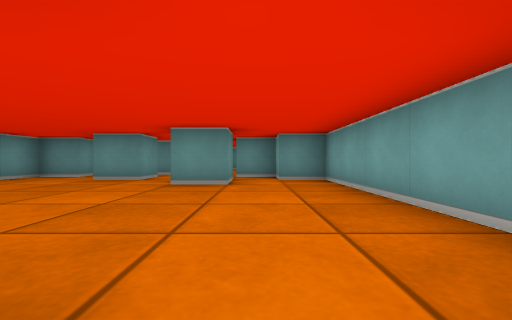
View 1 (above)

21 first-person views from a walk through a cub3D ray-caster map. The camera is about half as high as the walls, looks level and sees 90° across. The floor is counted in squares. Each view is taken from the middle of a square. On the plan, view 1 faces up. The plan holds only what a view shows up to about 9 squares ahead; the rest is blank.

View 2
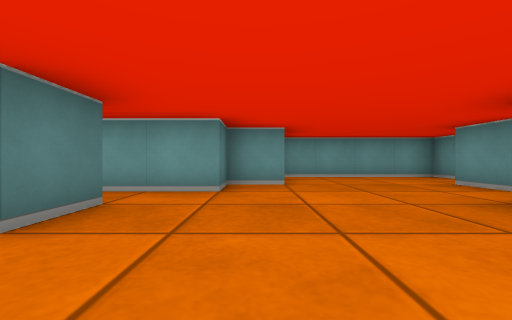

View 3
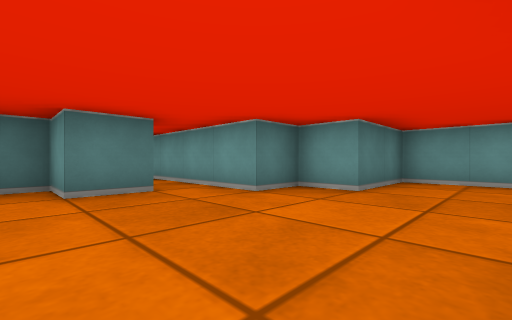

View 4
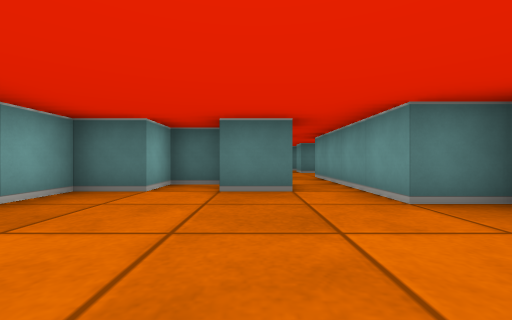

View 5
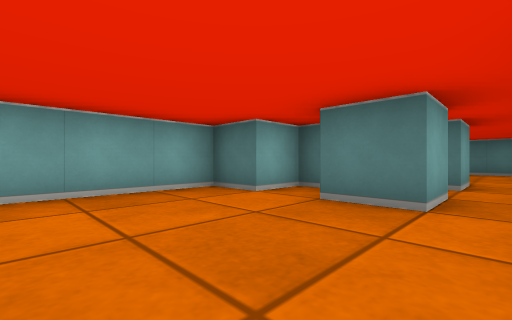

View 6
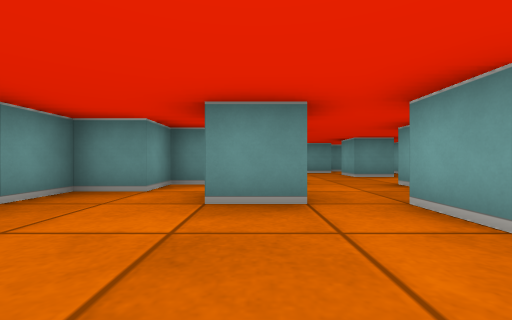

View 7
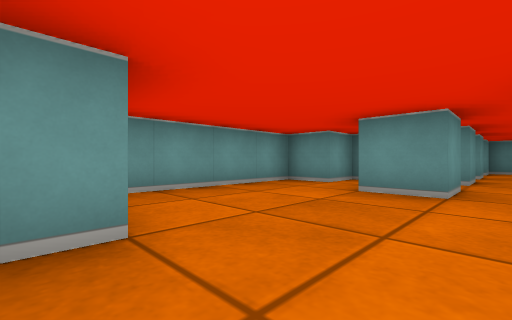

View 8
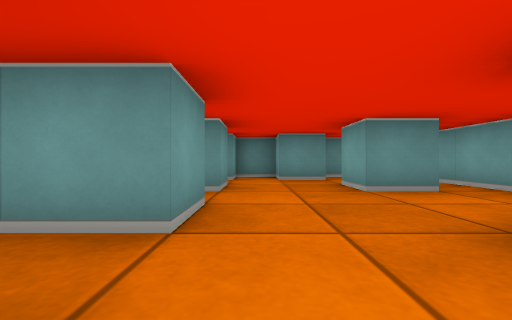

View 9
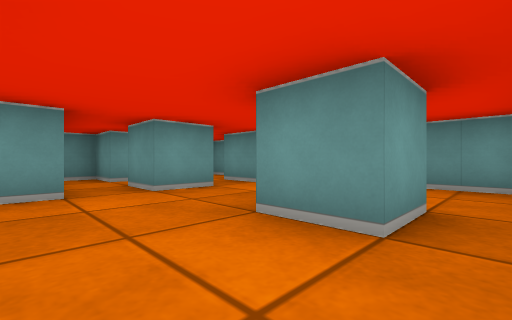

View 10
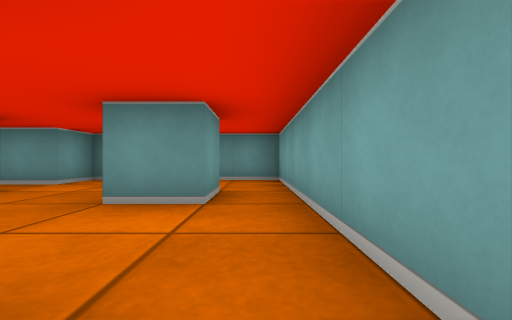

View 11
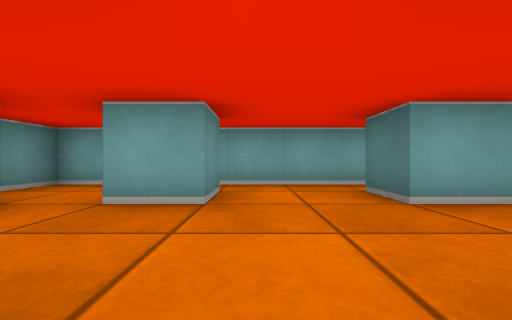

View 12
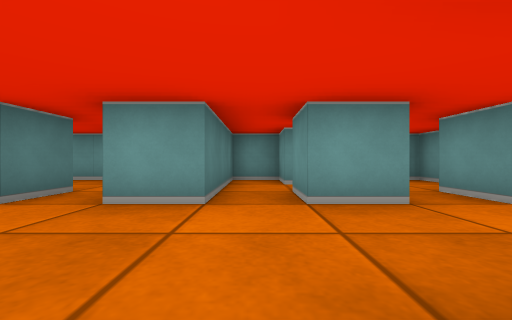

View 13
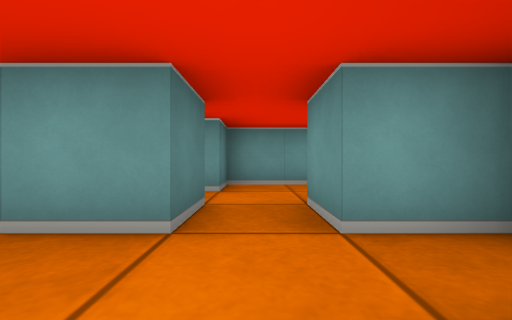

View 14
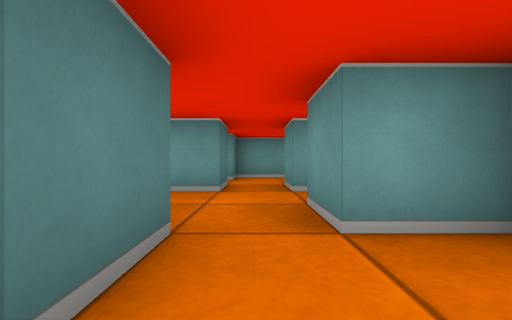

View 15
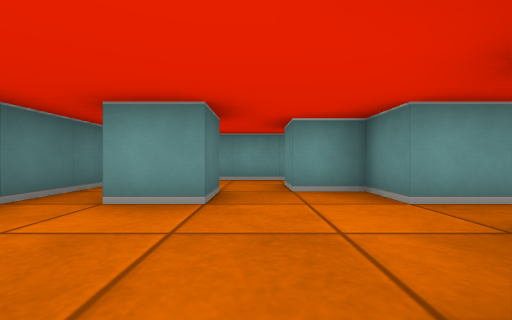

View 16
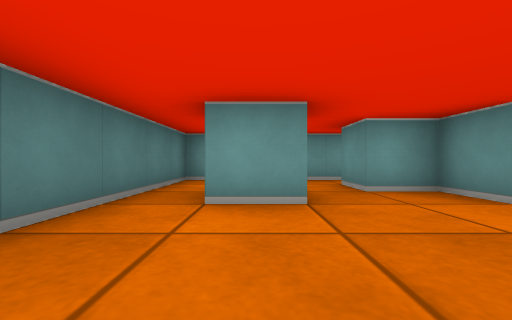

View 17
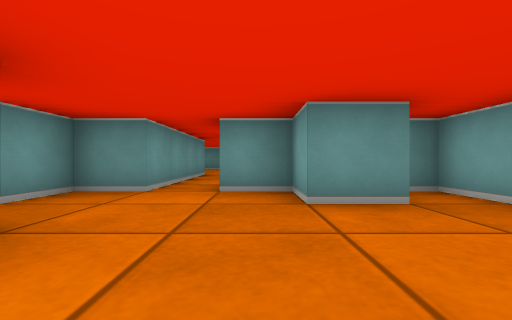

View 18
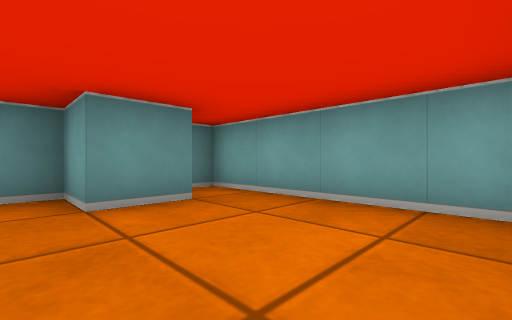

View 19
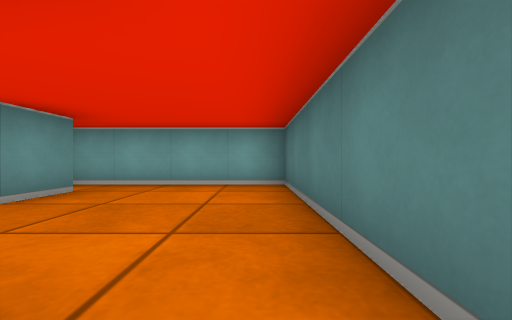

View 20
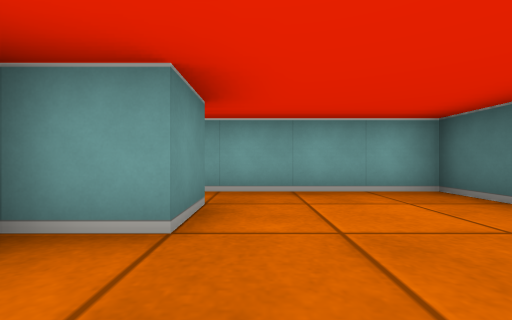

View 21
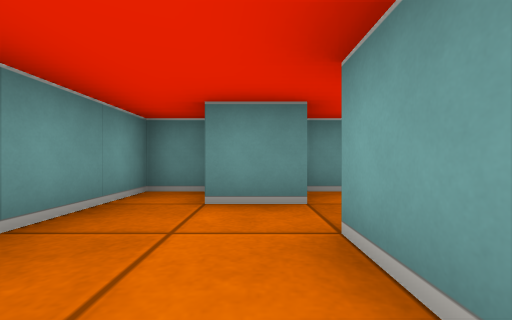

### Floor plan
Points are (right, up) in squares from view 1. A wall is a line through its corners. A room is listed if a view was taken in it or the views show most of it. See-through windows are left out.
Room 1 (views 1, 2, 3, 4, 5, 6, 7, 8)
walls: (-0.5, 5.4) (-0.5, 4.5) (-1.5, 4.5) (-1.5, 5.5); (-2.5, 6.5) (-2.5, 5.5) (-3.5, 5.5); (-1.5, -0.5) (-1.5, 0.5) (-0.5, 0.5) (-0.5, -0.5) (0.5, -0.5) (0.5, 0.5) (1.5, 0.5) (1.5, 5.5) (0.5, 5.5); (0.5, 6.5) (-0.5, 6.5); (-3.5, 7.5) (-4.5, 7.5) (-4.5, 6.5) (-5.5, 6.5) (-5.5, 2.5) (-3.5, 2.5) (-3.5, 1.5) (-2.5, 1.5) (-2.5, -2.5); (-1.5, -2.5) (-1.5, -1.5)
ways out: opening at (-2, 6.7) to room 2; opening at (-2, -2) to room 3
Room 2 (views 9, 10, 11, 12, 13, 14)
walls: (-3.5, 10.5) (-2.5, 10.5) (-2.5, 9.5) (-3.5, 9.5); (-0.5, 9.5) (-0.5, 10.5) (0.5, 10.5) (0.5, 9.5) (-0.5, 9.5); (-0.5, 12.5) (-0.5, 11.5) (-1.5, 11.5) (-1.5, 12.5) (-2.5, 12.5) (-2.5, 11.5) (-3.5, 11.5); (-4.8, 12.5) (-5.5, 12.5) (-5.5, 10.5) (-4.5, 10.5) (-4.5, 9.5) (-5.5, 9.5) (-5.5, 8.5) (-2.5, 8.5) (-2.5, 7.5) (-3.5, 7.5); (-3.5, 6.5) (-2.5, 6.5); (-0.5, 6.5) (-0.5, 7.5) (0.5, 7.5); (1.5, 7) (1.5, 12.5) (-0.2, 12.5); (0.5, 5.5) (0.5, 6.5)
ways out: opening at (-2, 6.7) to room 1
Room 3 (views 15, 16, 17, 18, 19, 20, 21)
walls: (-3.5, -5.5) (-3.5, -4.5) (-2.5, -4.5) (-2.5, -5.5); (-2.5, -2.5) (-3.5, -2.5) (-3.5, -3.5) (-4.5, -3.5); (0.5, -3.5) (-0.5, -3.5) (-0.5, -2.5) (-1.5, -2.5); (-4.6, -2.5) (-5.5, -2.5) (-5.5, -6.5) (1.5, -6.5) (1.5, -2.5) (1, -2.5)
ways out: opening at (-2, -2) to room 1

Positions as (right, up) in squares from view 1, and headings:
1: (0, 0), facing up
2: (1, 2), facing left
3: (0, 4), facing down-left
4: (-1, 4), facing down
5: (-2, 3), facing down-right
6: (-3, 3), facing up
7: (-2, 2), facing up-left
8: (-2, 6), facing up
9: (1, 8), facing up-left
10: (1, 7), facing up
11: (-3, 9), facing right
12: (0, 9), facing left
13: (-1, 11), facing left
14: (1, 11), facing left
15: (0, -4), facing left
16: (0, -5), facing left
17: (-1, -6), facing up
18: (-1, -6), facing up-right
19: (-3, -6), facing right
20: (-2, -4), facing right
21: (-4, -6), facing up
